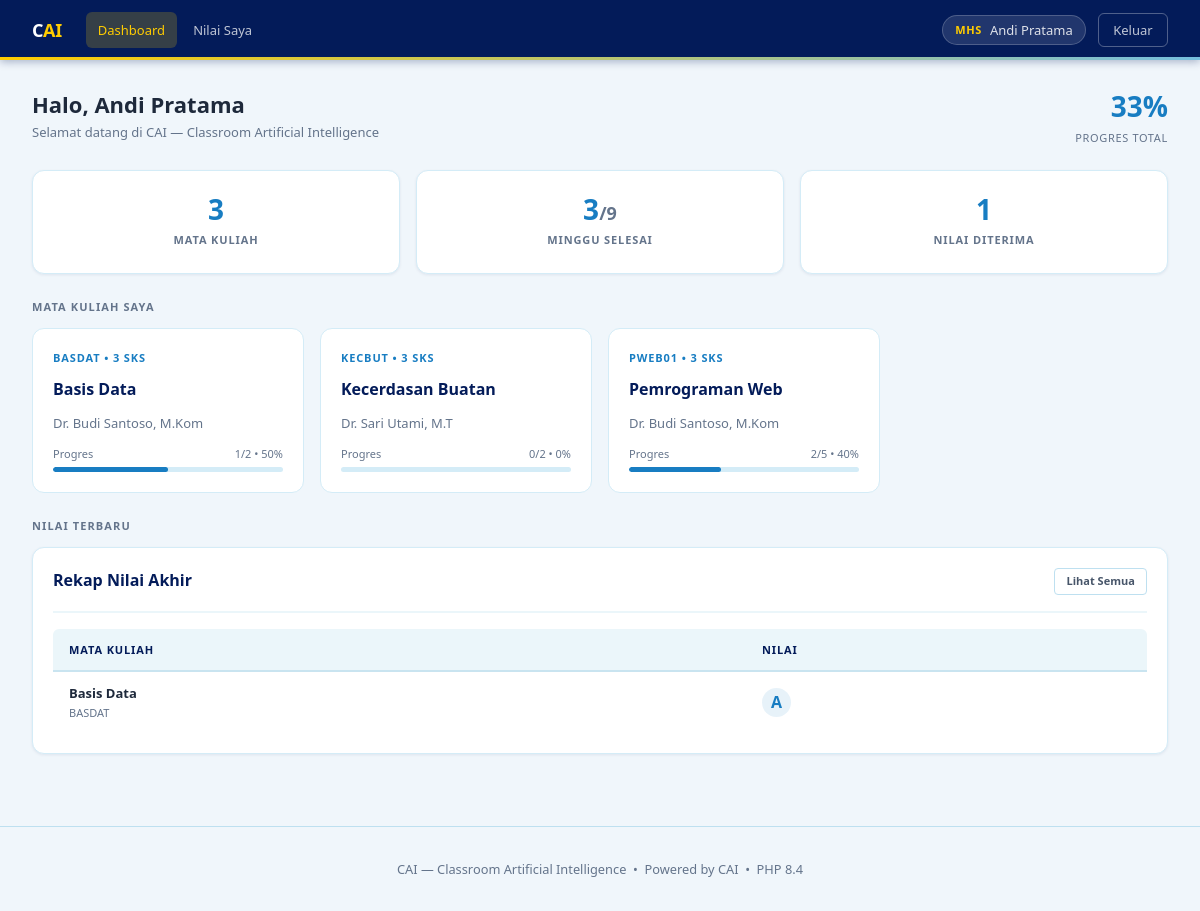
The app's page /mahasiswa/dashboard.php (signed in) with its own data.
### tables this page shows
CREATE TABLE courses (
    id         INT          AUTO_INCREMENT PRIMARY KEY,
    kode_mk    VARCHAR(20)  NOT NULL UNIQUE,
    nama_mk    VARCHAR(100) NOT NULL,
    sks        INT          NOT NULL DEFAULT 3,
    deskripsi  TEXT         DEFAULT NULL,
    dosen_id   INT          NOT NULL,
    created_at TIMESTAMP    DEFAULT CURRENT_TIMESTAMP,
    FOREIGN KEY (dosen_id) REFERENCES users(id) ON DELETE RESTRICT
);

CREATE TABLE users (
    id          INT          AUTO_INCREMENT PRIMARY KEY,
    username    VARCHAR(50)  NOT NULL UNIQUE,
    full_name   VARCHAR(100) DEFAULT NULL,
    email       VARCHAR(100) NOT NULL UNIQUE,
    password    VARCHAR(255) NOT NULL,
    role        ENUM('mahasiswa','dosen') NOT NULL,
    nrp_nip     VARCHAR(20)  DEFAULT NULL,
    tahun_masuk YEAR         DEFAULT NULL,
    is_active   TINYINT(1)   NOT NULL DEFAULT 1,
    created_at  TIMESTAMP    DEFAULT CURRENT_TIMESTAMP
);

CREATE TABLE grades (
    id         INT       AUTO_INCREMENT PRIMARY KEY,
    user_id    INT       NOT NULL,
    course_id  INT       NOT NULL,
    nilai      CHAR(1)   DEFAULT NULL,
    keterangan TEXT      DEFAULT NULL,
    created_at TIMESTAMP DEFAULT CURRENT_TIMESTAMP,
    updated_at TIMESTAMP DEFAULT CURRENT_TIMESTAMP ON UPDATE CURRENT_TIMESTAMP,
    UNIQUE KEY uq_grade (user_id, course_id),
    CONSTRAINT chk_nilai CHECK (nilai IN ('A','B','C','D','E','F') OR nilai IS NULL),
    FOREIGN KEY (user_id)   REFERENCES users(id)   ON DELETE CASCADE,
    FOREIGN KEY (course_id) REFERENCES courses(id) ON DELETE CASCADE
);

### includes/auth.php (called while the page is built, shortened)
<?php
function h(string $str): string {
    return htmlspecialchars($str, ENT_QUOTES, 'UTF-8');
}

### mahasiswa/dashboard.php (the view, shortened to what this page needs)
<?php
require_once __DIR__ . '/../includes/auth.php';
$uid  = (int)$_SESSION['user_id'];
$conn = Database::getInstance()->getConnection();
$stmt = $conn->prepare(
    "SELECT c.id, c.kode_mk, c.nama_mk, c.sks,
            u.full_name AS dosen_nama,
            (SELECT COUNT(*) FROM course_weeks cw WHERE cw.course_id = c.id) AS total_minggu,
            (SELECT COUNT(*) FROM progress p WHERE p.user_id=? AND p.course_id=c.id AND p.is_completed=1) AS done_minggu
     FROM courses c
     JOIN enrollments e ON e.course_id = c.id AND e.user_id = ?
     JOIN users u ON u.id = c.dosen_id
     ORDER BY c.kode_mk"
);
$stmt->bind_param('ii', $uid, $uid);
$stmt->execute();
$courses = $stmt->get_result()->fetch_all(MYSQLI_ASSOC);
$stmt2 = $conn->prepare(
    "SELECT c.kode_mk, c.nama_mk, g.nilai
     FROM grades g JOIN courses c ON c.id = g.course_id
     WHERE g.user_id = ? ORDER BY g.updated_at DESC LIMIT 4"
);
$stmt2->bind_param('i', $uid);
$stmt2->execute();
$grades = $stmt2->get_result()->fetch_all(MYSQLI_ASSOC);
$total_all = array_sum(array_column($courses, 'total_minggu'));
$done_all  = array_sum(array_column($courses, 'done_minggu'));
$global_pct = $total_all > 0 ? round($done_all / $total_all * 100) : 0;
require_once __DIR__ . '/../includes/header.php';
?>
<div class="container">
  <div class="d-flex justify-between align-center mb-3" style="flex-wrap:wrap;gap:var(--s-4)">
    <div>
      <h1 style="font-size:var(--text-xl);font-weight:700">Halo, <?= h($_SESSION['full_name']) ?></h1>
      <p class="text-sm text-muted">Selamat datang di CAI &mdash; Classroom Artificial Intelligence</p>
    </div>
    <div style="text-align:right">
      <div style="font-size:var(--text-2xl);font-weight:800;color:var(--accent)"><?= $global_pct ?>%</div>
      <div class="text-xs text-muted" style="text-transform:uppercase;letter-spacing:.06em">Progres Total</div>
    </div>
  </div>
  <div class="grid grid-3 mb-3">
    <div class="card stat-card">
      <div class="stat-value"><?= count($courses) ?></div>
      <div class="stat-label">Mata Kuliah</div>
    </div>
    <div class="card stat-card">
      <div class="stat-value"><?= $done_all ?><span style="font-size:var(--text-lg);color:var(--muted)">/<?= $total_all ?></span></div>
      <div class="stat-label">Minggu Selesai</div>
    </div>
    <div class="card stat-card">
      <div class="stat-value"><?= count($grades) ?></div>
      <div class="stat-label">Nilai Diterima</div>
    </div>
  </div>
  <div class="section-label">Mata Kuliah Saya</div>
  <?php if (!$courses): ?>
    <div class="card mb-3">
      <div class="empty-state">
        <p>Belum terdaftar di mata kuliah. Hubungi dosen untuk pendaftaran.</p>
      </div>
    </div>
  <?php else: ?>
  <div class="course-grid mb-3">
    <?php foreach ($courses as $c):
      $pct = $c['total_minggu'] > 0 ? round($c['done_minggu'] / $c['total_minggu'] * 100) : 0;
    ?>
    <a href="<?= BASE_URL ?>/mahasiswa/detail_matkul.php?id=<?= $c['id'] ?>" class="course-card">
      <div class="course-code"><?= h($c['kode_mk']) ?> &bull; <?= $c['sks'] ?> SKS</div>
      <div class="course-name"><?= h($c['nama_mk']) ?></div>
      <div class="course-meta"><?= h($c['dosen_nama']) ?></div>
      <div class="progress-wrap">
        <div class="progress-label">
          <span>Progres</span>
          <span><?= $c['done_minggu'] ?>/<?= $c['total_minggu'] ?> &bull; <?= $pct ?>%</span>
        </div>
        <div class="progress-bar-bg">
          <div class="progress-bar <?= $pct===100?'complete':'' ?>" style="width:<?= $pct ?>%"></div>
        </div>
      </div>
    </a>
    <?php endforeach; ?>
  </div>
  <?php endif; ?>
  <?php if ($grades): ?>
  <div class="section-label">Nilai Terbaru</div>
  <div class="card">
    <div class="card-header">
      <span class="card-title">Rekap Nilai Akhir</span>
      <a href="<?= BASE_URL ?>/mahasiswa/cetak_nilai.php" class="btn btn-ghost btn-sm">Lihat Semua</a>
    </div>
    <div class="table-wrap">
      <table>
        <thead><tr><th>Mata Kuliah</th><th>Nilai</th></tr></thead>
        <tbody>
          <?php foreach ($grades as $g): ?>
          <tr>
            <td>
              <div class="fw-600"><?= h($g['nama_mk']) ?></div>
              <div class="text-xs text-muted"><?= h($g['kode_mk']) ?></div>
            </td>
            <td>
              <span class="badge" style="font-size:1rem;background:var(--accent-dim);color:var(--accent)">
                <?= h($g['nilai']) ?>
              </span>
            </td>
          </tr>
          <?php endforeach; ?>
        </tbody>
      </table>
    </div>
  </div>
  <?php endif; ?>
</div>
<?php require_once __DIR__ . '/../includes/footer.php'; ?>

### includes/header.php (shortened to what this page needs)
<?php
$role      = $_SESSION['role']      ?? null;
$full_name = $_SESSION['full_name'] ?? ($_SESSION['username'] ?? '');
$is_guest  = !isset($_SESSION['user_id']);
$current = basename($_SERVER['PHP_SELF']);
$cur_dir = basename(dirname($_SERVER['PHP_SELF']));
function isActive(string $file, string $dir = ''): string {
    global $current, $cur_dir;
    return $current === $file ? 'active' : '';
}
?>
<!DOCTYPE html>
<html lang="id">
<head>
  <link rel="stylesheet" href="<?= BASE_URL ?>/assets/css/global.css">
</head>
<body>
<?php if (!$is_guest): ?>
<nav class="navbar">
  <a href="<?= BASE_URL ?>/<?= $role === 'dosen' ? 'dosen' : 'mahasiswa' ?>/dashboard.php"
     class="nav-brand">C<span>AI</span></a>
  <div class="nav-links">
    <?php if ($role === 'dosen'): ?>
      <a href="<?= BASE_URL ?>/dosen/dashboard.php"         class="<?= isActive('dashboard.php','dosen') ?>">Dashboard</a>
      <a href="<?= BASE_URL ?>/dosen/kelola_mk.php"         class="<?= isActive('kelola_mk.php','dosen') ?>">Mata Kuliah</a>
      <a href="<?= BASE_URL ?>/dosen/kelola_materi.php"     class="<?= isActive('kelola_materi.php','dosen') ?>">Materi</a>
      <a href="<?= BASE_URL ?>/dosen/kelola_enrollment.php" class="<?= isActive('kelola_enrollment.php','dosen') ?>">Enrollment</a>
      <a href="<?= BASE_URL ?>/dosen/validasi_ai.php"       class="<?= isActive('validasi_ai.php','dosen') ?>">Validasi AI</a>
      <a href="<?= BASE_URL ?>/dosen/input_nilai.php"       class="<?= isActive('input_nilai.php','dosen') ?>">Input Nilai</a>
      <a href="<?= BASE_URL ?>/dosen/kelola_user.php"       class="<?= isActive('kelola_user.php','dosen') ?>">Kelola User</a>
    <?php else: ?>
      <a href="<?= BASE_URL ?>/mahasiswa/dashboard.php"   class="<?= isActive('dashboard.php','mahasiswa') ?>">Dashboard</a>
      <a href="<?= BASE_URL ?>/mahasiswa/cetak_nilai.php" class="<?= isActive('cetak_nilai.php','mahasiswa') ?>">Nilai Saya</a>
    <?php endif; ?>
  </div>
  <div class="nav-user">
    <div class="user-chip">
      <span class="user-role"><?= $role === 'dosen' ? 'Dosen' : 'MHS' ?></span>
      <span class="user-name"><?= htmlspecialchars($full_name) ?></span>
    </div>
    <a href="<?= BASE_URL ?>/logout.php" class="btn-logout">Keluar</a>
  </div>
</nav>
<?php endif; ?>

### includes/footer.php
<footer style="text-align:center;padding:2rem;color:var(--muted);font-size:.8rem;border-top:1px solid var(--border);margin-top:3rem">
  CAI &mdash; Classroom Artificial Intelligence &nbsp;&bull;&nbsp; Powered by CAI &nbsp;&bull;&nbsp; PHP <?= PHP_MAJOR_VERSION ?>.<?= PHP_MINOR_VERSION ?>
</footer>
</body>
</html>

### records on screen
courses: kode_mk "BASDAT", sks "3", nama_mk "Basis Data", dosen.full_name "Dr. Budi Santoso, M.Kom", done_minggu "1", total_minggu "2", pct "50"
courses: kode_mk "KECBUT", sks "3", nama_mk "Kecerdasan Buatan", dosen.full_name "Dr. Sari Utami, M.T", done_minggu "0", total_minggu "2", pct "0"
courses: kode_mk "PWEB01", sks "3", nama_mk "Pemrograman Web", dosen.full_name "Dr. Budi Santoso, M.Kom", done_minggu "2", total_minggu "5", pct "40"
grades: course.nama_mk "Basis Data", course.kode_mk "BASDAT", nilai "A"

### other values on screen
$full_name "Andi Pratama"
$_SESSION['full_name'] "Andi Pratama"
$global_pct "33"
count($courses) "3"
$done_all "3"
$total_all "9"
count($grades) "1"
PHP_MAJOR_VERSION "8"
PHP_MINOR_VERSION "4"
